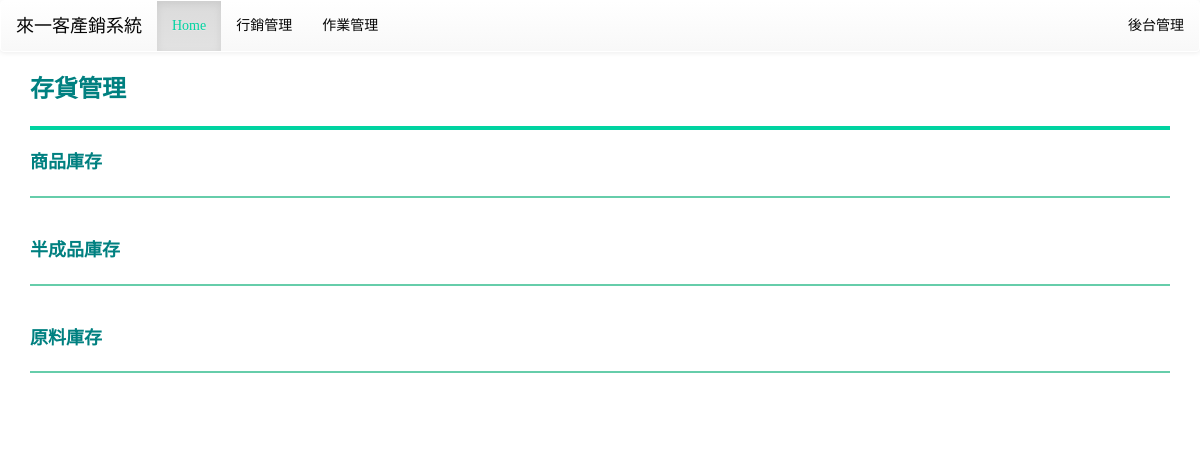
The app's page /product/stock/, older data.
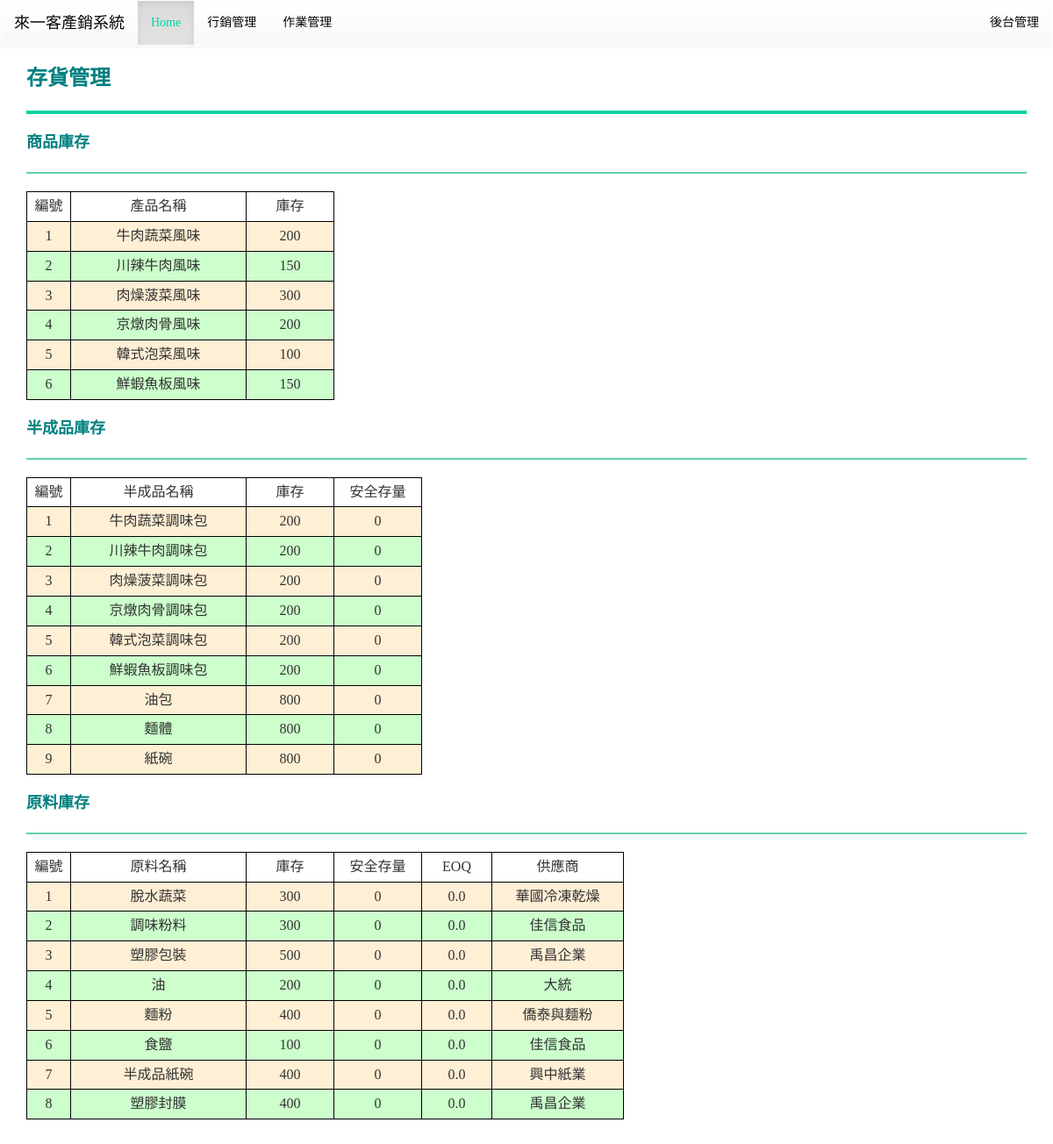
The same page, newer data.
### mainsite/models.py (models this page shows, shortened)
class Product(models.Model):
    name = models.CharField(max_length=10)
    price = models.IntegerField()
    stock = models.IntegerField()
    TL = models.IntegerField()
    element = models.ManyToManyField(Intermediate, through='Product_element')

class Intermediate(models.Model):
    name = models.CharField(max_length=10)
    stock = models.IntegerField()
    safe_stock = models.IntegerField()
    TL = models.IntegerField()
    element = models.ManyToManyField(Ingredient, through='Intermediate_element')

class Ingredient(models.Model):
    name = models.CharField(max_length=10)
    cost = models.IntegerField()
    stock = models.IntegerField()
    safe_stock = models.IntegerField()
    last_date = models.DateField()
    EOQ = models.FloatField()
    supplier = models.ForeignKey(Supplier, on_delete=models.CASCADE)
    TL = models.IntegerField()

class Supplier(models.Model):
    name = models.CharField(max_length=10)
    tel = models.CharField(max_length=10)
    def __str__(self):
        return self.name

### mainsite/views.py (the view)
# urls.py: path('product/stock/', views.stock),
def stock(request):
    products = models.Product.objects.all()
    intermediates = models.Intermediate.objects.all()
    ingredients = models.Ingredient.objects.all()
    template = get_template('stock.html')
    html = template.render(locals())
    return HttpResponse(html)

### templates/stock.html (shortened to what this page needs)
{% extends "base.html" %}
{% load static %}
{% block content %}
<div class='container'>
	<b><font color="#008080" size="5pt">存貨管理</font></b>
	<hr style="border:2px solid #00d3a1;background-color:#66CDAA" />
	<b><font color="#008080" size="4pt">商品庫存</font></b>
	<hr style="border:1px solid #66CDAA;background-color:#66CDAA" />
	{% for p in products %}
	{% if forloop.first %}
	<table>
		<tr bgcolor='#ffffff'>
			<td width=50 align=center>編號</td>
			<td width=200>產品名稱</td>
			<td width=100>庫存</td>
		</tr>
	{% endif %}
		<tr bgcolor='{% cycle "#FFEFD5" "ccffcc" %}'>
			<td align=center>{{ p.id }} </td>
			<td>{{ p.name }}</td>
			<td align=center>{{ p.stock }}</td>
		</tr>
	{% if forloop.last %}
	</table>
	{% endif %}
	{% endfor %}
	<br>
	<b><font color="#008080" size="4pt">半成品庫存</font></b>
	<hr style="border:1px solid #66CDAA;background-color:#66CDAA" />
	{% for m in intermediates %}
	{% if forloop.first %}
	<table>
		<tr bgcolor='#ffffff'>
			<td width=50 align=center>編號</td>
			<td width=200>半成品名稱</td>
			<td width=100>庫存</td>
			<td width=100>安全存量</td>
		</tr>
	{% endif %}
		<tr bgcolor='{% cycle "#FFEFD5" "ccffcc" %}'>
			<td align=center>{{ m.id }} </td>
			<td>{{ m.name }}</td>
			<td align=center>{{ m.stock }}</td>
			<td align=center>{{ m.safe_stock }}</td>
		</tr>
	{% if forloop.last %}
	</table>
	{% endif %}
	{% endfor %}
	<br>
	<b><font color="#008080" size="4pt">原料庫存</font></b>
	<hr style="border:1px solid #66CDAA;background-color:#66CDAA" />
	{% for i in ingredients %}
	{% if forloop.first %}
	<table>
		<tr bgcolor='#ffffff'>
			<td width=50 align=center>編號</td>
			<td width=200>原料名稱</td>
			<td width=100>庫存</td>
			<td width=100>安全存量</td>
			<td width=80>EOQ</td>
			<td width=150>供應商</td>
		</tr>
	{% endif %}
		<tr bgcolor='{% cycle "#FFEFD5" "ccffcc" %}'>
			<td align=center>{{ i.id }} </td>
			<td>{{ i.name }}</td>
			<td align=center>{{ i.stock }}</td>
			<td align=center>{{ i.safe_stock }}</td>
			<td align=center>{{ i.EOQ }}</td>
			<td align=center>{{ i.supplier }}</td>
		</tr>
	{% if forloop.last %}
	</table>
	{% endif %}
	{% endfor %}
	<br>
	<br>
</div>
{% endblock %}

Row changes from the older to the newer data that the page shows:
added Product: shows "編號", id "1", name "牛肉蔬菜風味", stock "200"
added Product: id "2", name "川辣牛肉風味", stock "150"
added Product: id "3", name "肉燥菠菜風味", stock "300"
added Product: id "4", name "京燉肉骨風味", stock "200"
added Product: id "5", name "韓式泡菜風味", stock "100"
added Product: id "6", name "鮮蝦魚板風味", stock "150"
added Intermediate: shows "編號", id "1", name "牛肉蔬菜調味包", stock "200", safe_stock "0"
added Intermediate: id "2", name "川辣牛肉調味包", stock "200", safe_stock "0"
added Intermediate: id "3", name "肉燥菠菜調味包", stock "200", safe_stock "0"
added Intermediate: id "4", name "京燉肉骨調味包", stock "200", safe_stock "0"
added Intermediate: id "5", name "韓式泡菜調味包", stock "200", safe_stock "0"
added Intermediate: id "6", name "鮮蝦魚板調味包", stock "200", safe_stock "0"
added Intermediate: id "7", name "油包", stock "800", safe_stock "0"
added Intermediate: id "8", name "麵體", stock "800", safe_stock "0"
added Intermediate: id "9", name "紙碗", stock "800", safe_stock "0"
added Ingredient: shows "編號", id "1", name "脫水蔬菜", stock "300", safe_stock "0", EOQ "0.0", supplier "華國冷凍乾燥"
added Ingredient: id "2", name "調味粉料", stock "300", safe_stock "0", EOQ "0.0", supplier "佳信食品"
added Ingredient: id "3", name "塑膠包裝", stock "500", safe_stock "0", EOQ "0.0", supplier "禹昌企業"
added Ingredient: id "4", name "油", stock "200", safe_stock "0", EOQ "0.0", supplier "大統"
added Ingredient: id "5", name "麵粉", stock "400", safe_stock "0", EOQ "0.0", supplier "僑泰與麵粉"
added Ingredient: id "6", name "食鹽", stock "100", safe_stock "0", EOQ "0.0", supplier "佳信食品"
added Ingredient: id "7", name "半成品紙碗", stock "400", safe_stock "0", EOQ "0.0", supplier "興中紙業"
added Ingredient: id "8", name "塑膠封膜", stock "400", safe_stock "0", EOQ "0.0", supplier "禹昌企業"
